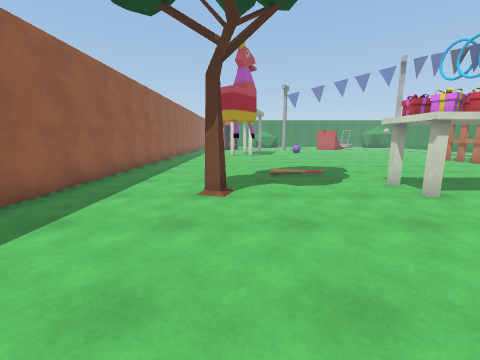
[1] (above)

24 first-person views from a walk through a scene from a Unity 3-D project. The camera is 1.4 m above the floor, tilts 10° down and sees 90° across. The floor is counted in squares, 1 m on a side. Each view is taken from the middle of a square. On the plan, view 1 faces up. The plan holds only what a view shows up to about 13 squares ahead; the rest is blank. The place goes on beyond the plan. Some surface patterns are stand-ins.

[2]
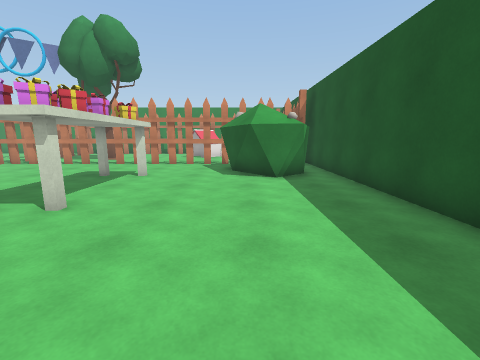

[3]
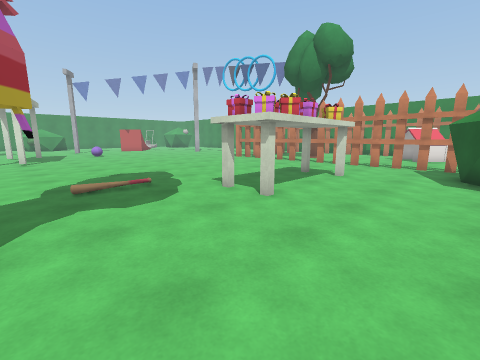

[4]
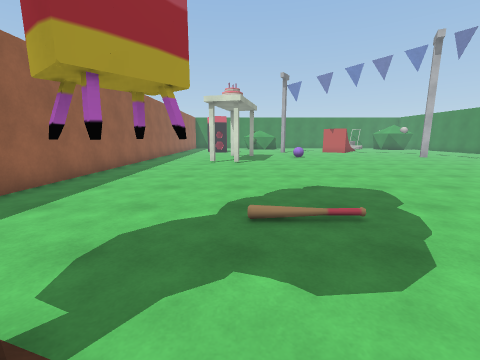

[5]
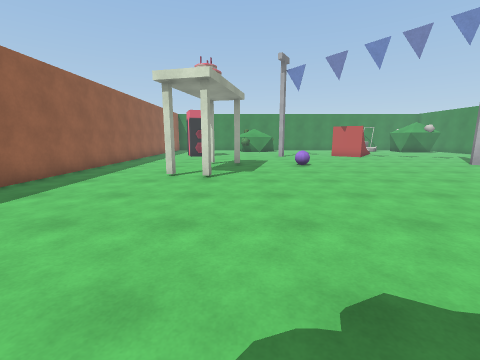

[6]
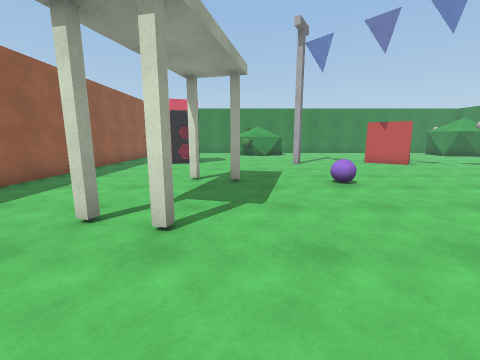

[7]
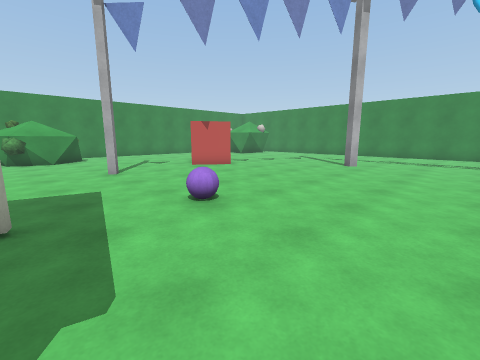

[8]
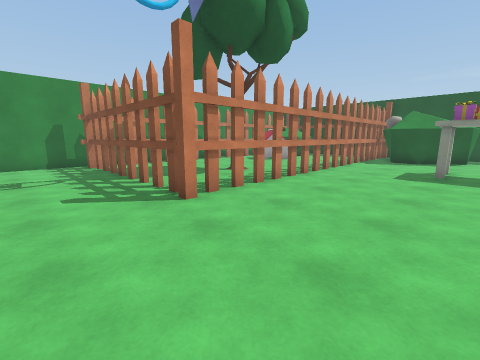

[9]
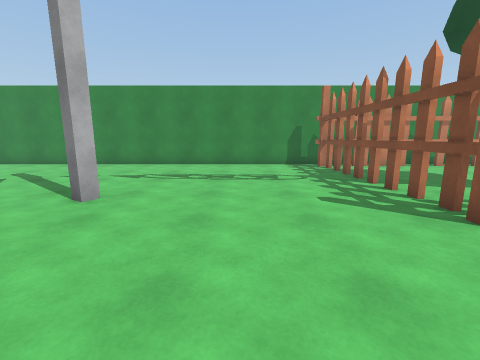

[10]
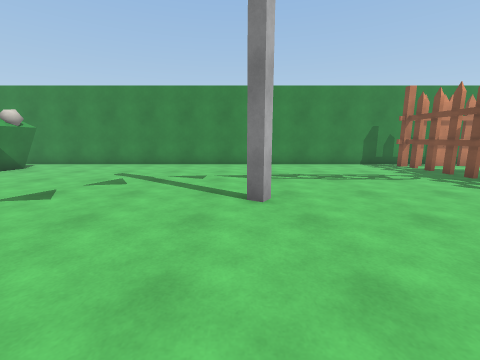

[11]
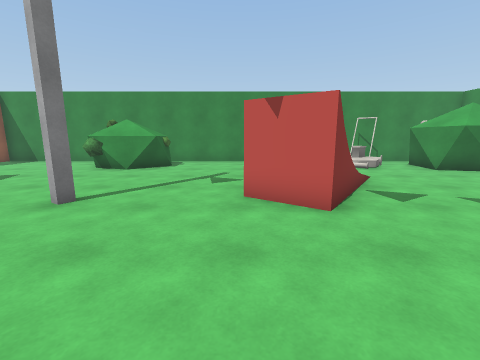

[12]
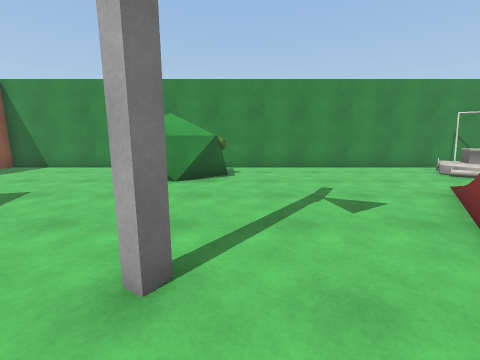

[13]
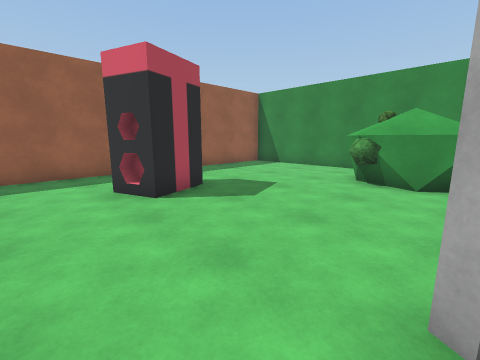

[14]
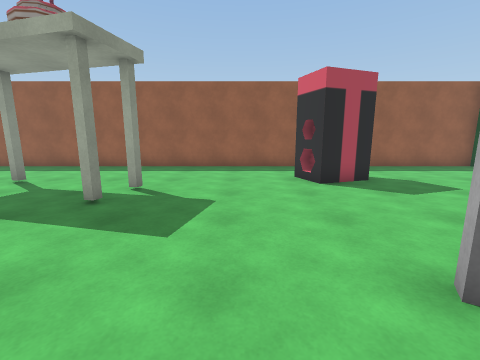

[15]
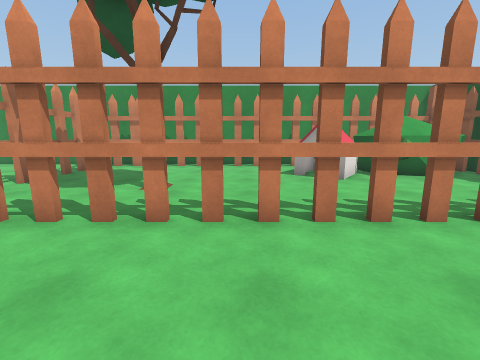

[16]
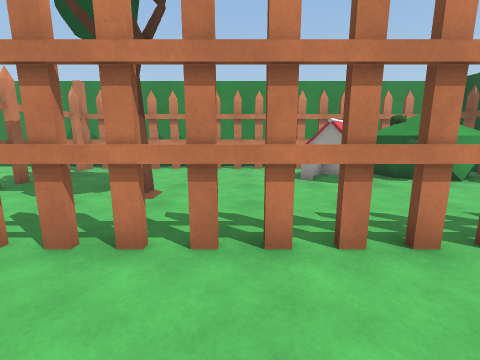

[17]
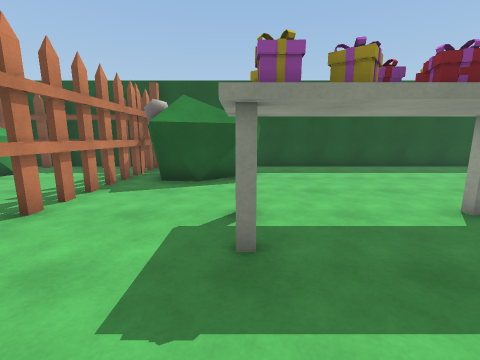

[18]
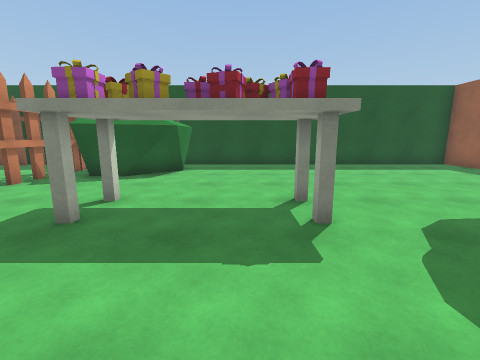

[19]
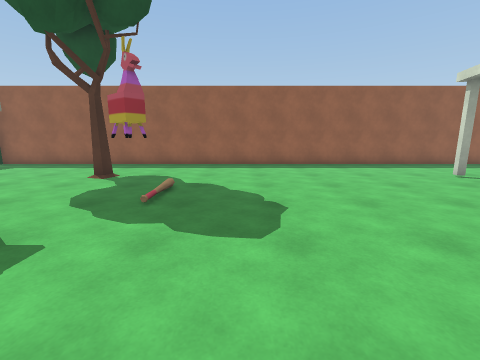

[20]
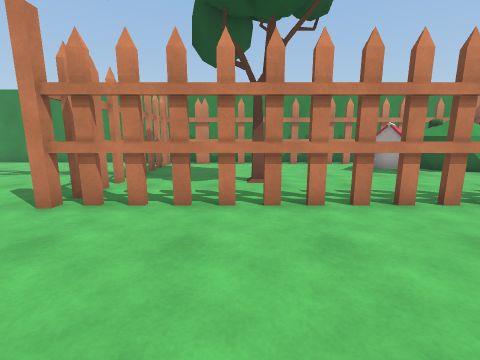

[21]
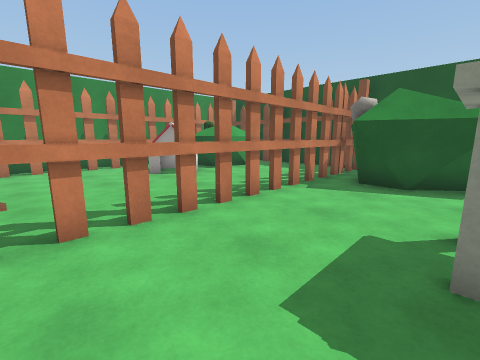

[22]
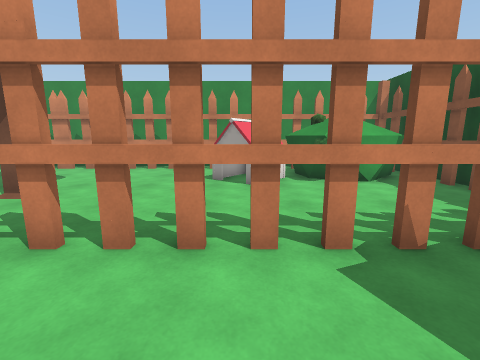

[23]
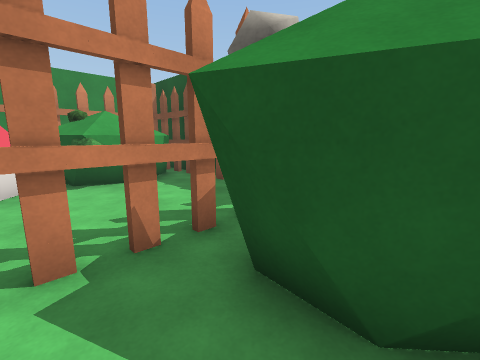

[24]
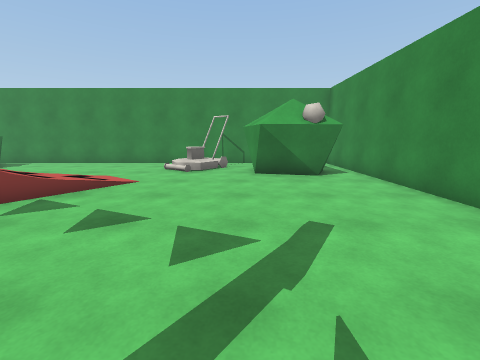

### Floor plan
Key: @ floor where view 1 was taken; # wall or solid block; . floor; / step, stairs or slope; ^ raised ledge; v drop or lower ground; O other object.
Columns run from 5 left of view 1 to 22 right of it. Each row starts with its distance up from view 1.
 38 #######   #############
 37 #......   ...........      #
 36 #......   O.........OO     #
 35 #......OOOO........OO.##  .#
 34 #......OOOO...........##  .#
 33 #.......O..............###.#
 32  ................/.........#
 31    ............./ /........#
 30     O..........O //........#
 29 #.  OO........O/ v.........#
 28 #..OO.....O....OO..........#
 27 #..........................#
 26 #..........................#
 25 #..........................#
 24 #..........................#
 23 #....O.O..O........#.......#
 22 #.........O................#
 21 #..........................#
 20 #..........................#
 19 #...O.O....................#
 18 #..........................#
 17 #..........................#
 16 #..........................#
 15 #.................OOOOOOOOO#
 14 #.................O.......O#
 13 #.................O.......O#
 12 #.................O.......O#
 11 #.................O..O....O#
 10 #.................O..O....O#
  9 #.....///.........O.......O#
  8 #....O............O.......O#
  7 #....O....O...O...O.......O#
  6 #...O.....O...O...O.......O#
  5 #.................O...##^ O#
  4 #.................O....^# O#
  3 #.................O....OO O#
  2 #.............####O...OOO O#
  1 #............##  #O....OO O
  0 #....@.......###  O....OO O
 -1 #..............#  OOOOOOOOO
 -2 ##########################

Where each view was taken, in squares from view 1:
view 1: 0 up, 0 right, facing up
view 2: 2 up, 0 right, facing right
view 3: 2 up, 0 right, facing up-right
view 4: 5 up, 1 right, facing up
view 5: 10 up, 2 right, facing up
view 6: 15 up, 2 right, facing up
view 7: 18 up, 2 right, facing up-right
view 8: 18 up, 8 right, facing down-right
view 9: 19 up, 9 right, facing right
view 10: 23 up, 9 right, facing right
view 11: 23 up, 9 right, facing up
view 12: 26 up, 6 right, facing up
view 13: 26 up, 5 right, facing up-left
view 14: 26 up, 7 right, facing left
view 15: 8 up, 9 right, facing right
view 16: 8 up, 10 right, facing right
view 17: 10 up, 9 right, facing down
view 18: 11 up, 6 right, facing down
view 19: 11 up, 8 right, facing left
view 20: 11 up, 8 right, facing right
view 21: 10 up, 9 right, facing down-right
view 22: 5 up, 10 right, facing right
view 23: 4 up, 10 right, facing down-right
view 24: 24 up, 17 right, facing up
